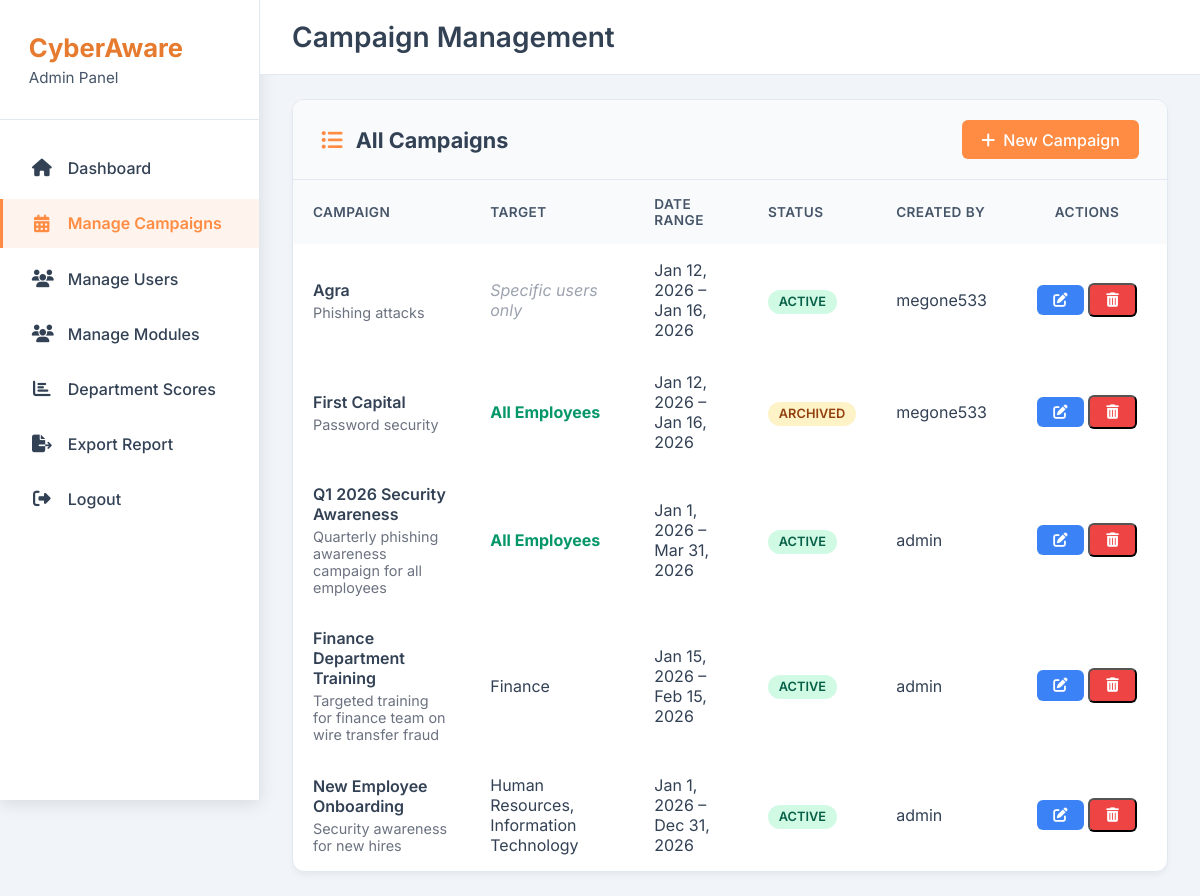
The app's page /admin/campaigns.php?error=invalid (signed in) with its own data.
### tables this page shows
CREATE TABLE `campaigns` (
  `id` int(11) NOT NULL,
  `name` varchar(150) NOT NULL,
  `description` text DEFAULT NULL,
  `start_date` date DEFAULT NULL,
  `end_date` date DEFAULT NULL,
  `created_by` int(11) NOT NULL,
  `status` enum('draft','active','completed','archived') DEFAULT 'draft',
  `target_all` tinyint(1) DEFAULT 0,
  `created_at` datetime DEFAULT current_timestamp(),
  `updated_at` datetime DEFAULT NULL ON UPDATE current_timestamp()
);

CREATE TABLE `users` (
  `id` int(11) NOT NULL,
  `username` varchar(100) NOT NULL,
  `password_hash` varchar(255) NOT NULL,
  `full_name` varchar(150) DEFAULT NULL,
  `email` varchar(150) DEFAULT NULL,
  `role` enum('trainee','admin','manager','compliance') NOT NULL DEFAULT 'trainee',
  `department_id` int(11) DEFAULT NULL,
  `is_active` tinyint(1) DEFAULT 1,
  `created_at` datetime DEFAULT current_timestamp(),
  `last_login` datetime DEFAULT NULL,
  `failed_login_attempts` int(11) DEFAULT 0,
  `password_changed_at` datetime DEFAULT NULL
);

### admin/campaigns.php (the view, shortened to what this page needs)
<?php
$pdo = getDBConnection();
$stmt = $pdo->prepare("
    SELECT
        c.*,
        u.username AS creator_name,
        GROUP_CONCAT(d.name ORDER BY d.name SEPARATOR ', ') AS target_departments
    FROM campaigns c
    JOIN users u ON c.created_by = u.id
    LEFT JOIN campaign_departments cd ON cd.campaign_id = c.id
    LEFT JOIN departments d ON d.id = cd.department_id
    GROUP BY c.id
    ORDER BY c.created_at DESC
");
$stmt->execute();
$campaigns = $stmt->fetchAll(PDO::FETCH_ASSOC);
?>
<!DOCTYPE html>
<html lang="en">
<head>
    <link rel="stylesheet" href="https://cdnjs.cloudflare.com/ajax/libs/font-awesome/6.5.0/css/all.min.css">
</head>
<body>
<?php include 'admin-sidebar.php'; ?>
<main class="main-content">
    <header class="header">
        <h1 class="page-title">Campaign Management</h1>
    </header>
    <div class="container">
        <div class="card">
            <div class="card-header">
                <h3 style="margin:0; font-size:1.35rem;">
                    <i class="fas fa-list-ul" style="color:var(--primary); margin-right:0.5rem;"></i>
                    All Campaigns
                </h3>
                <a href="campaign-create.php" class="btn btn-primary">
                    <i class="fas fa-plus"></i> New Campaign
                </a>
            </div>
            <?php if (empty($campaigns)): ?>
                <div style="padding:5rem 1rem; text-align:center; color:#6b7280;">
                    <i class="far fa-folder-open" style="font-size:3.8rem; color:#d1d5db; margin-bottom:1.5rem;"></i>
                    <p style="margin:1.25rem 0 0.75rem; font-size:1.15rem;">No campaigns have been created yet</p>
                    <p><a href="campaign-create.php" style="color:var(--primary)">Create your first campaign →</a></p>
                </div>
            <?php else: ?>
                <div style="overflow-x:auto;">
                    <table>
                        <thead>
                            <tr>
                                <th>Campaign</th>
                                <th>Target</th>
                                <th>Date Range</th>
                                <th>Status</th>
                                <th>Created By</th>
                                <th style="width:160px; text-align:center;">Actions</th>
                            </tr>
                        </thead>
                        <tbody>
                        <?php foreach ($campaigns as $c): ?>
                            <tr>
                                <td>
                                    <div style="font-weight:600;"><?= htmlspecialchars($c['name']) ?></div>
                                    <?php if ($c['description']): ?>
                                    <div style="color:#6b7280; font-size:0.9rem; margin-top:0.25rem;">
                                        <?= htmlspecialchars(substr($c['description'],0,85)) . (strlen($c['description'])>85 ? '...' : '') ?>
                                    </div>
                                    <?php endif; ?>
                                </td>
                                <td>
                                    <?php if ($c['target_all']): ?>
                                        <strong style="color:#059669;">All Employees</strong>
                                    <?php elseif ($c['target_departments']): ?>
                                        <?= htmlspecialchars($c['target_departments']) ?>
                                    <?php else: ?>
                                        <em style="color:#9ca3af;">Specific users only</em>
                                    <?php endif; ?>
                                </td>
                                <td>
                                    <?php
                                    if ($c['start_date'] && $c['end_date']) {
                                        echo date('M j, Y', strtotime($c['start_date'])) . ' – ' .
                                             date('M j, Y', strtotime($c['end_date']));
                                    } elseif ($c['start_date']) {
                                        echo 'From ' . date('M j, Y', strtotime($c['start_date']));
                                    } else {
                                        echo '—';
                                    }
                                    ?>
                                </td>
                                <td>
                                    <span class="status-badge status-<?= $c['status'] ?>">
                                        <?= ucfirst($c['status']) ?>
                                    </span>
                                </td>
                                <td><?= htmlspecialchars($c['creator_name']) ?></td>
                                <td style="text-align:center; white-space:nowrap;">
                                    <a href="campaign-edit.php?id=<?= $c['id'] ?>" class="btn btn-edit" title="Edit">
                                        <i class="fas fa-edit"></i>
                                    </a>
                                    <button type="button" class="btn btn-delete"
                                            onclick="showDeleteModal(<?= $c['id'] ?>, <?= htmlspecialchars(json_encode($c['name']), ENT_QUOTES) ?>)"
                                            title="Delete Campaign">
                                        <i class="fas fa-trash-alt"></i>
                                    </button>
                                </td>
                            </tr>
                        <?php endforeach; ?>
                        </tbody>
                    </table>
                </div>
            <?php endif; ?>
        </div>
    </div>
</main>
</body>
</html>

### admin/admin-sidebar.php (shortened to what this page needs)
<?php
$current_page = basename($_SERVER['PHP_SELF'], '.php');
?>
<aside class="sidebar">
    <div class="sidebar-header">
        <h1>CyberAware</h1>
        <p>Admin Panel</p>
    </div>
    <ul class="sidebar-nav">
        <li>
            <a href="dashboard.php" <?= $current_page === 'dashboard' ? 'class="active"' : '' ?>>
                <i class="fas fa-home"></i>
                <span>Dashboard</span>
            </a>
        </li>
        <li>
            <a href="campaigns.php" <?= $current_page === 'campaigns' ? 'class="active"' : '' ?>>
                <i class="fas fa-calendar-alt"></i>
                <span>Manage Campaigns</span>
            </a>
        </li>
        <li>
            <a href="manage-users.php" <?= in_array($current_page, ['manage_users', 'add_user', 'edit_user', 'view_user']) ? 'class="active"' : '' ?>>
                <i class="fas fa-users"></i>
                <span>Manage Users</span>
            </a>
        </li>
        <li>
            <a href="manage_modules.php" <?= in_array($current_page, ['manage_modules']) ? 'class="active"' : '' ?>>
                <i class="fas fa-users"></i>
                <span>Manage Modules</span>
            </a>
        </li>
        <li>
            <a href="department-scores.php" <?= $current_page === 'department-scores' ? 'class="active"' : '' ?>>
                <i class="fas fa-chart-bar"></i>
                <span>Department Scores</span>
            </a>
        </li>
        <li>
            <a href="export-report.php" <?= $current_page === 'export-report' ? 'class="active"' : '' ?>>
                <i class="fas fa-file-export"></i>
                <span>Export Report</span>
            </a>
        </li>
        <li>
            <a href="../logout.php">
                <i class="fas fa-sign-out-alt"></i>
                <span>Logout</span>
            </a>
        </li>
    </ul>
</aside>

### admin/campaigns.php (style rules this page uses)
:root { --primary: #FF8C42; --primary-dark: #E67A2E; --success: #10b981; --danger: #ef4444; --gray-50: #f9fafb; --gray-100: #f3f4f6; --gray-200: #e5e7eb; --gray-600: #4b5563; --gray-700: #374151; --sidebar-width: 260px; }
* { margin:0; padding:0; box-sizing:border-box; }
body { font-family: 'Inter', system-ui, sans-serif; background: var(--gray-100); color: var(--gray-700); }
.main-content { margin-left: var(--sidebar-width); min-height: 100vh; }
.header { background: white; border-bottom: 1px solid var(--gray-200); padding: 1.25rem 2rem; position: sticky; top: 0; z-index: 100; }
.page-title { font-size: 1.75rem; font-weight: 600; margin: 0; }
.container { padding: 1.5rem 2rem; max-width: 1400px; margin: 0 auto; }
.card { background: white; border-radius: 12px; border: 1px solid var(--gray-200); box-shadow: 0 4px 6px -1px rgba(0,0,0,0.05); overflow: hidden; }
.card-header { padding: 1.25rem 1.75rem; background: var(--gray-50); border-bottom: 1px solid var(--gray-200); display: flex; justify-content: space-between; align-items: center; flex-wrap: wrap; gap: 1rem; }
.btn { display: inline-flex; align-items: center; gap: 0.5rem; padding: 0.6rem 1.2rem; border-radius: 6px; font-weight: 500; text-decoration: none; transition: all 0.15s; }
.btn-primary { background: var(--primary); color: white; }
.btn-edit { background: #3b82f6; color: white; padding: 0.5rem 1rem; font-size: 0.9rem; }
.btn-delete { background: var(--danger); color: white; padding: 0.5rem 1rem; font-size: 0.9rem; }
table { width: 100%; border-collapse: collapse; }
th, td { padding: 1rem 1.25rem; text-align: left; }
th { background: var(--gray-50); font-weight: 600; font-size: 0.85rem; color: #475569; text-transform: uppercase; letter-spacing: 0.4px; }
.status-badge { padding: 0.35em 0.85em; border-radius: 999px; font-size: 0.8rem; font-weight: 600; text-transform: uppercase; }
.status-active { background:#d1fae5; color:#065f46; }
.status-archived { background:#fef3c7; color:#92400e; }

### admin/admin-sidebar.php (style rules this page uses)
:root { --primary: #FF8C42; --primary-dark: #E67A2E; --primary-light: #FFF4ED; --gray-50: #f8fafc; --gray-100: #f1f5f9; --gray-200: #e2e8f0; --gray-600: #475569; --gray-700: #334155; --gray-800: #1e293b; --sidebar-width: 260px; --shadow-md: 0 4px 16px rgba(0,0,0,0.1); --radius: 12px; }
.sidebar { width: var(--sidebar-width); background: white; border-right: 1px solid var(--gray-200); box-shadow: var(--shadow-md); position: fixed; height: 100vh; overflow-y: auto; padding: 2rem 0; z-index: 100; left: 0; top: 0; }
.sidebar-header { padding: 0 1.8rem 2rem; border-bottom: 1px solid var(--gray-200); margin-bottom: 1.5rem; }
.sidebar-header h1 { font-size: 1.6rem; font-weight: 700; color: var(--primary-dark); margin: 0; }
.sidebar-header p { color: var(--gray-600); font-size: 0.95rem; margin: 0.3rem 0 0 0; }
.sidebar-nav { list-style: none; padding: 0; margin: 0; }
.sidebar-nav li { margin: 0.4rem 0; }
.sidebar-nav a { display: flex; align-items: center; padding: 0.9rem 1.8rem; color: var(--gray-700); text-decoration: none; font-weight: 500; transition: all 0.2s; border-left: 3px solid transparent; }
.sidebar-nav a.active { background: var(--primary-light); color: var(--primary); border-left-color: var(--primary); font-weight: 600; }
.sidebar-nav a i { margin-right: 1rem; font-size: 1.1rem; width: 20px; text-align: center; }

### records on screen
campaigns: name "Agra", description "Phishing attacks", target_all "Specific users only", start_date "Jan 12, 2026", end_date "Jan 16, 2026", status "ACTIVE", created_by.username "megone533"
campaigns: name "First Capital", description "Password security", target_all "All Employees", start_date "Jan 12, 2026", end_date "Jan 16, 2026", status "ARCHIVED", created_by.username "megone533"
campaigns: name "Q1 2026 Security Awareness", description "Quarterly phishing awareness campaign for all employees", target_all "All Employees", start_date "Jan 1, 2026", end_date "Mar 31, 2026", status "ACTIVE", created_by.username "admin"
campaigns: name "Finance Department Training", description "Targeted training for finance team on wire transfer fraud", target_departments "Finance", start_date "Jan 15, 2026", end_date "Feb 15, 2026", status "ACTIVE", created_by.username "admin"
campaigns: name "New Employee Onboarding", description "Security awareness for new hires", target_departments "Human Resources, Information Technology", start_date "Jan 1, 2026", end_date "Dec 31, 2026", status "ACTIVE", created_by.username "admin"
